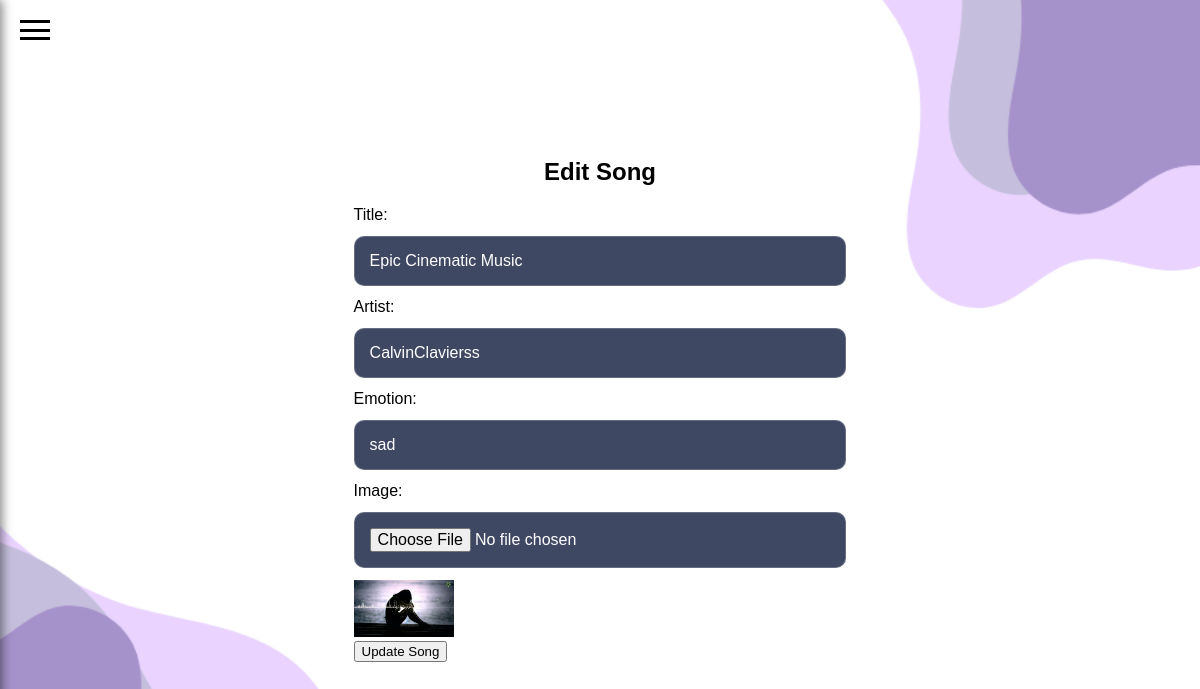
Page /edit-song/4 (signed in) on the committed database.
### tables this page shows
CREATE TABLE Songs (
        id INTEGER PRIMARY KEY AUTOINCREMENT,
        image TEXT NOT NULL,           -- Path to the image (album cover)
        title TEXT NOT NULL,           -- Song title
        artist TEXT NOT NULL,          -- Artist name
        song TEXT NOT NULL,            -- Path to the song file
        mode TEXT NOT NULL DEFAULT 'unknown'  -- Mode (default is 'unknown')
    );

### app.py (the view, shortened to what this page needs)
@app.route('/edit-song/<int:song_id>', methods=['GET', 'POST'])
def edit_song(song_id):
    if 'username' not in session or session['role'] != 'admin':
        flash('Access denied. Admins only.', 'danger')
        return redirect(url_for('login'))  # Redirect to home if not admin
    conn = get_db_connection()
    song = conn.execute("SELECT * FROM Songs WHERE id = ?", (song_id,)).fetchone()
    conn.close()
    return render_template('ad/edit_song.html', song=song)

### app.py (called while the page is built)
def get_db_connection():
    conn = sqlite3.connect('sqlit.db')
    conn.row_factory = sqlite3.Row
    return conn

### templates/ad/edit_song.html
{% include "ad/header.html" %}
<div class="content-wrapper" style="max-width: 80%;display: flex; justify-content: center; align-items: center; flex-direction: column;">
    <div class="tab" style="width: 100%; text-align: center;">
        <h2>Edit Song</h2>
        <form method="POST" enctype="multipart/form-data" style="text-align: left;">
            <div>
                <label for="title">Title:</label>
                <input type="text" name="title" id="title" value="{{ song['title'] }}" required>
            </div>
            <div>
                <label for="artist">Artist:</label>
                <input type="text" name="artist" id="artist" value="{{ song['artist'] }}" required>
            </div>
            <div>
                <label for="mode">Emotion:</label>
                <input type="text" name="mode" id="mode" value="{{ song['mode'] }}">
            </div>
            <div>
                <label for="image">Image:</label>
                <input type="file" name="image" id="image" accept="image/*">
                <img src="{{ url_for('static', filename='images/' + song['image']) }}" alt="Current Image" width="100">
            </div>
            <div>
                <button type="submit">Update Song</button>
            </div>
        </form>
    </div>
</div>
{% include "ad/footer.html" %}

### static/css/ad_ind.css (style rules this page uses)
body { font-family: 'Poppins', sans-serif; background-image: url('../image/bg2.png'); background-size: cover; background-position: center; background-repeat: no-repeat; margin: 0; display: flex; justify-content: center; align-items: center; height: 100vh; overflow: hidden; position: relative; color: #000000; }
input { width: 100%; padding: 15px; margin: 12px 0; border: none; border-radius: 10px; background-color: rgba(16, 27, 60, 0.8); color: #ffffff; font-size: 16px; box-sizing: border-box; backdrop-filter: blur(12px); border: 1px solid rgba(255, 255, 255, 0.2); transition: border-color 0.3s ease; }

### rows in the picture
Songs: title "Epic Cinematic Music", artist "CalvinClavierss", mode "sad", image (picture)
